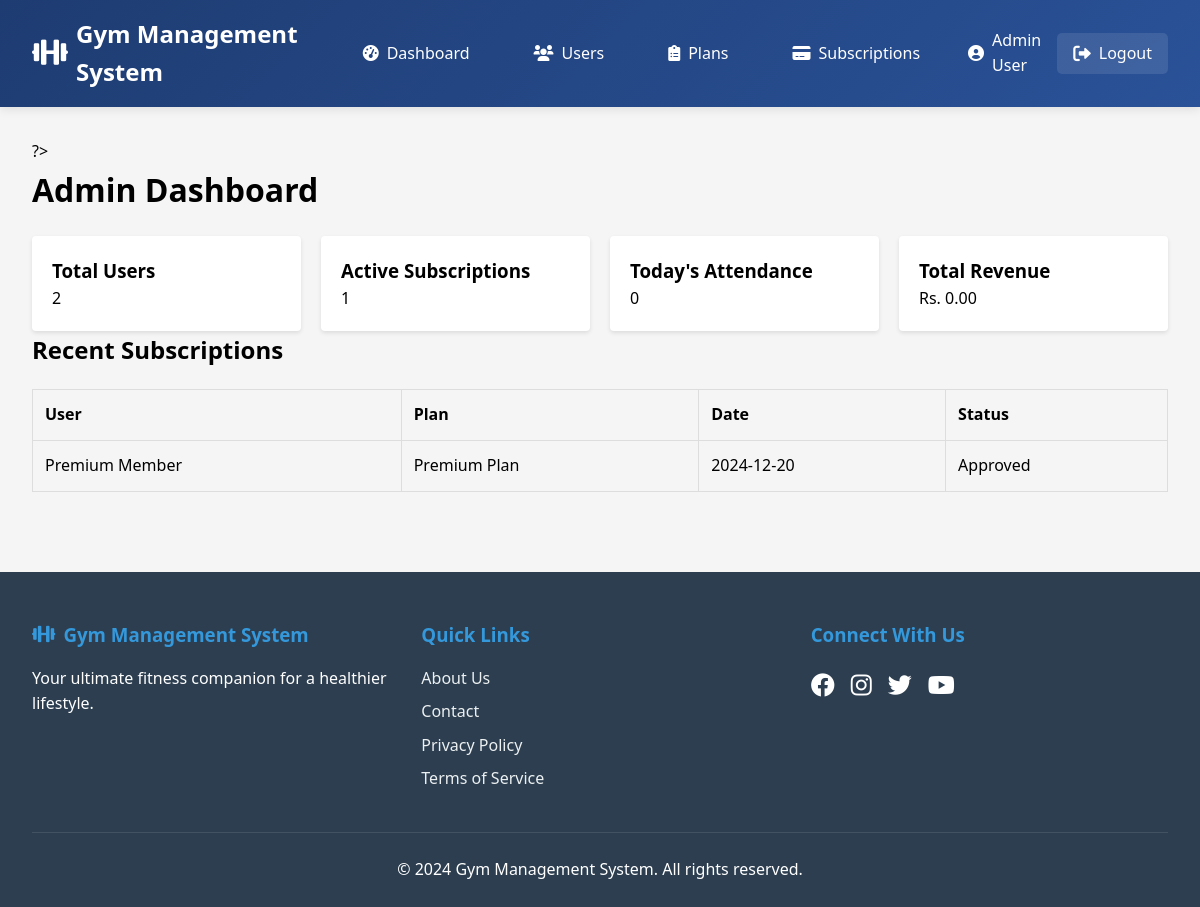
Page /admin/dashboard.php (signed in) on the committed database.
### tables this page shows
CREATE TABLE subscriptions (
    subscription_id INT AUTO_INCREMENT PRIMARY KEY,
    user_id INT NOT NULL,
    plan_id INT NOT NULL,
    subscription_date TIMESTAMP DEFAULT CURRENT_TIMESTAMP,
    payment_status ENUM('Pending', 'Paid', 'Approved', 'Rejected') DEFAULT 'Pending',
    FOREIGN KEY (user_id) REFERENCES users(user_id) ON DELETE CASCADE,
    FOREIGN KEY (plan_id) REFERENCES gym_plans(plan_id) ON DELETE CASCADE
);

CREATE TABLE users (
    user_id INT AUTO_INCREMENT PRIMARY KEY,
    full_name VARCHAR(100) NOT NULL,
    email VARCHAR(100) UNIQUE NOT NULL,
    password VARCHAR(255) NOT NULL,
    phone_number VARCHAR(15),
    registration_date TIMESTAMP DEFAULT CURRENT_TIMESTAMP,
    role ENUM('admin', 'user') DEFAULT 'user'
);

CREATE TABLE gym_plans (
    plan_id INT AUTO_INCREMENT PRIMARY KEY,
    plan_name VARCHAR(100) NOT NULL,
    plan_description TEXT,
    plan_price DECIMAL(10, 2) NOT NULL,
    plan_duration INT NOT NULL  
);

### admin/dashboard.php (the view, shortened to what this page needs)
<?php
require_once '../includes/header.php';
$stats = [
    'total_users' => mysqli_fetch_assoc(mysqli_query($con, "SELECT COUNT(*) as count FROM users WHERE role = 'user'"))['count'],
    'active_subscriptions' => mysqli_fetch_assoc(mysqli_query($con, "SELECT COUNT(*) as count FROM subscriptions WHERE payment_status = 'Approved'"))['count'],
    'today_attendance' => mysqli_fetch_assoc(mysqli_query($con, "SELECT COUNT(DISTINCT user_id) as count FROM attendance WHERE DATE(check_in_time) = CURDATE()"))['count'],
    'total_revenue' => mysqli_fetch_assoc(mysqli_query($con, "SELECT COALESCE(SUM(amount), 0) as total FROM payments"))['total']
];
$recent_subscriptions = mysqli_query($con, "
    SELECT s.*, u.full_name, g.plan_name,
           DATE(s.subscription_date) as formatted_date
    FROM subscriptions s
    JOIN users u ON s.user_id = u.user_id
    JOIN gym_plans g ON s.plan_id = g.plan_id
    ORDER BY s.subscription_date DESC LIMIT 5
");
?>
<div class="container">
    <h1>Admin Dashboard</h1>
    <div class="stats-cards">
        <div class="stat-card">
            <h3>Total Users</h3>
            <p><?php echo $stats['total_users']; ?></p>
        </div>
        <div class="stat-card">
            <h3>Active Subscriptions</h3>
            <p><?php echo $stats['active_subscriptions']; ?></p>
        </div>
        <div class="stat-card">
            <h3>Today's Attendance</h3>
            <p><?php echo $stats['today_attendance']; ?></p>
        </div>
        <div class="stat-card">
            <h3>Total Revenue</h3>
            <p>Rs. <?php echo number_format($stats['total_revenue'], 2); ?></p>
        </div>
    </div>
    <div class="recent-activities">
        <h2>Recent Subscriptions</h2>
        <table class="table">
            <thead>
                <tr>
                    <th>User</th>
                    <th>Plan</th>
                    <th>Date</th>
                    <th>Status</th>
                </tr>
            </thead>
            <tbody>
                <?php while ($sub = mysqli_fetch_assoc($recent_subscriptions)): ?>
                <tr>
                    <td><?php echo htmlspecialchars($sub['full_name']); ?></td>
                    <td><?php echo htmlspecialchars($sub['plan_name']); ?></td>
                    <td><?php echo htmlspecialchars($sub['formatted_date']); ?></td>
                    <td><?php echo htmlspecialchars($sub['payment_status']); ?></td>
                </tr>
                <?php endwhile; ?>
            </tbody>
        </table>
    </div>
</div>
<?php require_once '../includes/footer.php'; ?>

### assets/css/style.css (style rules this page uses)
* { margin: 0; padding: 0; box-sizing: border-box; }
body { font-family: 'Segoe UI', Tahoma, Geneva, Verdana, sans-serif; line-height: 1.6; background-color: #f5f5f5; min-height: 100vh; display: flex; flex-direction: column; }
.table { width: 100%; border-collapse: collapse; margin-top: 20px; }
.table th, .table td { padding: 12px; border: 1px solid #ddd; text-align: left; }

### assets/css/admin.css (style rules this page uses)
.stats-cards { display: grid; grid-template-columns: repeat(auto-fit, minmax(250px, 1fr)); gap: 20px; margin-top: 20px; }
.stat-card { background-color: #fff; padding: 20px; border-radius: 4px; box-shadow: 0 2px 4px rgba(0,0,0,0.1); }

### rows in the picture
subscriptions: user.full_name "Premium Member", plan.plan_name "Premium Plan", formatted_date "2024-12-20", payment_status "Approved"

### other values in the picture
SITE_NAME "Gym Management System"
$_SESSION['full_name'] "Admin User"
$stats['total_users'] "2"
$stats['active_subscriptions'] "1"
$stats['today_attendance'] "0"
$stats['total_revenue'] "0.00"
